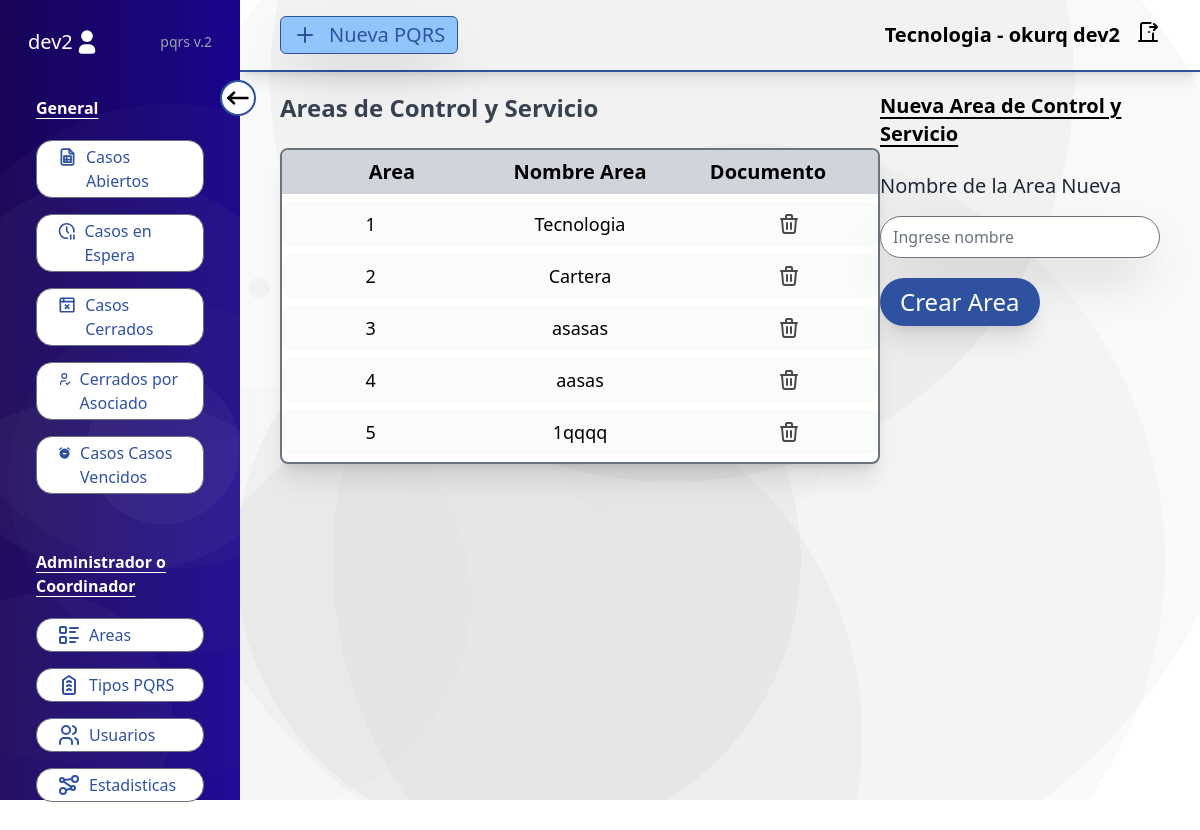
The page /adminUser/ (signed in) on the database its author committed.
### account/models.py (models this page shows, shortened)
class CustumUser(AbstractUser):
    area = models.ForeignKey(Areas, on_delete=models.SET_NULL, null=True, blank=True)
    permissions = models.CharField(choices=TYPES_USERS, max_length=100)

### adminUser/models.py (models this page shows)
class Areas(models.Model):
    name = models.CharField(max_length=30)
    def __str__(self):
        return self.name

### adminUser/views.py (the view)
# urls.py: path('', areasAll, name="areas"),
@login_required
@check_superadmin()
def areasAll(request):
    areas = Areas.objects.all()
    form = AreasForms()
    if request.method == 'POST':
        form = AreasForms(request.POST)
        if form.is_valid():
            form.save()
            return redirect('areas')
    return render(request, 'admin/areas.html', {'areas': areas, 'form': form})

### adminUser/forms.py
class AreasForms(forms.ModelForm):
    class Meta:
        model = Areas
        fields = '__all__'
        labels = {
            'name': 'Nombre de la Area Nueva'
        }
        widgets = {
            'name': forms.TextInput(attrs={
                'class': 'rounded-full shadow-2xl w-full',
                'placeholder': 'Ingrese nombre'
            })
        }

### adminUser/templates/admin/areas.html (shortened to what this page needs)
{% extends "baseUsers.html" %}
{% load static %}
{% block datas %}
    <section class="h-full flex flex-row justify-around">
        <div class="h-full ">
            <div class="top-areas mb-6">
                <h2 class="text-2xl text-gray-700 font-semibold">Areas de Control y Servicio</h2>
            </div>
            <div class="w-[600px] max-h-[100%] border-2 bg-white border-gray-500 overflow-y-auto rounded-lg shadow-xl">
                <ul class="flex flex-row text-xl font-semibold bg-gray-300 px-4 py-2 text-center">
                  <li class="w-1/3">Area</li>
                  <li class="w-1/3">Nombre Area</li>
                  <li class="w-1/3">Documento</li>
                </ul>
                <div class="flex flex-col gap-2 py-2">
                  {% for area in areas %}
                    <ul
                        class="flex flex-row gap-2 py-2 bg-gray-100/40 rounded-lg hover:bg-slate-200
                        transition-colors duration-200 px-2 text-lg">
                        <li class="w-1/3 flex text-center justify-center items-center">{{forloop.counter}}</li>
                        <li class="w-1/2 flex text-center justify-center items-center">{{area.name}}</li>
                        <li class="w-1/3 flex text-center justify-center items-center">
                            <a
                                href="{% url 'deleteArea' area.id %}"
                                onclick="return confirm('Esta seguro de eliminar esta Area?')"
                            >
                            </a>
                        </li>
                    </ul>
                  {% endfor %}
                </div>
            </div>
        </div>
        <div>
            <h2 class="text-xl font-semibold underline underline-offset-4 decoration-2 mb-6">Nueva Area de Control y Servicio</h2>
            <form method="POST" id="area-form">
                {% for field in form %}
                    <div class="flex flex-col justify-center items-start gap-4">
                        <label class="text-gray-800 text-xl" for="{{ field.id_for_label }}">{{ field.label }}</label>
                        {{ field }}
                    </div>
                {% endfor %}
                <button
                    class="bg-cootra hover:scale-105 transition-all duration-200 text-white mt-5 text-2xl px-5 shadow-xl p-2 rounded-full"
                    id="submit-btn"
                    type="submit">
                    Crear Area
                </button>
            </form>
        </div>
    </section>
{% endblock datas %}

### users/templates/baseUsers.html (shortened to what this page needs)
{% extends "base.html" %}
{% load static %}
{% block content %}
<body class="flex w-full h-screen overflow-hidden">
    <aside
      id="aside"
      class="relative w-1/5 bg-backlogin text-white p-4 h-full transition-all duration-200">
      <button id="bt-control" class="absolute -right-4 top-20 bg-white border-2 border-cootra rounded-full transition-all duration-200">
      </button>
        <div id="topper" class="flex flex-row justify-between items-center p-3">
            <div class="flex flex-row justify-center items-center">
                <p class="text-xl text-white">{{ request.user.username }}</p>
            </div>
            <p class="text-sm text-gray-400">pqrs v.2</p>
        </div>
        <div class="h-full overflow-y-scroll scrollbar-hide pb-10">
          <div id="section-1" class="flex flex-col px-5 py-7 overflow-y-auto">
              <p class="text-base text-white font-semibold underline underline-offset-4">General</p>
              <div class="text-base flex flex-col gap-4 mt-5">
                  <a
                    href="{% url 'home' %}"
                    class="flex flex-row justify-start gap-2 px-5 py-1 bg-white text-cootra rounded-2xl hover:scale-105
                    border-[1px] border-gray-500 hover:bg-gray-200 transition-all duration-200">
                      <p>Casos Abiertos</p>
                  </a>
                  <a
                    href="{% url 'waitingpqrs' %}"
                    class="flex flex-row justify-start gap-2 px-5 py-1 bg-white text-cootra rounded-2xl hover:scale-105
                    border-[1px] border-gray-500 hover:bg-gray-200 transition-all duration-200">
                      <p>Casos en Espera</p>
                  </a>
                  <a
                    href="{% url 'closedpqrs' %}"
                    class="flex flex-row justify-start gap-2 px-5 py-1 bg-white text-cootra rounded-2xl hover:scale-105
                    border-[1px] border-gray-500 hover:bg-gray-200 transition-all duration-200">
                      <p>Casos Cerrados</p>
                  </a>
                  <a
                    href="{% url 'closedforuserpqrs' %}"
                    class="flex flex-row justify-start gap-2 px-5 py-1 bg-white text-cootra rounded-2xl hover:scale-105
                    border-[1px] border-gray-500 hover:bg-gray-200 transition-all duration-200">
                      <p>Cerrados por Asociado</p>
                  </a>
                  <a
                    href="{% url 'expiredpqrs' %}"
                    class="flex flex-row justify-start gap-2 px-5 py-1 bg-white text-cootra rounded-2xl hover:scale-105
                    border-[1px] border-gray-500 hover:bg-gray-200 transition-all duration-200">
                      <p>Casos Casos Vencidos</p>
                  </a>
              </div>
          </div>
          {% if request.user.permissions == "superadmin" or request.user.permissions == "coordinador" %}
          <div  id="section-2" class="flex flex-col px-5 py-7">
              <p class="text-base text-white font-semibold underline underline-offset-4">Administrador o Coordinador</p>
              <div class="text-base flex flex-col gap-4 mt-5">
                  {% if request.user.is_staff %}
                  <a
                    href="{% url 'areas' %}"
                    class="flex flex-row justify-start gap-2 px-5 py-1 rounded-2xl bg-white text-cootra
                      border-[1px] border-gray-500 hover:bg-gray-200 hover:scale-105  transition-all duration-200">
                        <p>Areas</p>
                  </a>
                  <a
                    href="{% url 'typesPQRS' %}"
                    class="flex flex-row justify-start gap-2 px-5 py-1 rounded-2xl bg-white text-cootra
                    border-[1px] border-gray-500 hover:bg-gray-200 hover:scale-105  transition-all duration-200">
                    <p>Tipos PQRS</p>
                  </a>
                  <a
                    href="{% url 'users' %}"
                    class="flex flex-row justify-start gap-2 px-5 py-1 rounded-2xl bg-white text-cootra
                    border-[1px] border-gray-500 hover:bg-gray-200 hover:scale-105  transition-all duration-200">
                    <p>Usuarios</p>
                  </a>
                  {% endif %}
                  <a
                    href="{% url 'statistics' %}"
                    class="flex flex-row justify-start gap-2 px-5 py-1 rounded-2xl bg-white text-cootra
                    border-[1px] border-gray-500 hover:bg-gray-200 hover:scale-105  transition-all duration-200">
                      <p>Estadisticas</p>
                  </a>
              </div>
          </div>
          {% endif %}
        </div>
    </aside>
    <main id="main" class="w-4/5 flex flex-col h-screen bg-backpqr transition-all duration-200">
        {% include "header.html" %}
        <div class="px-10 py-5 h-[90%] w-full overflow-auto">
            {% block datas %}
            {% endblock datas %}
        </div>
    </main>
</body>
{% endblock content %}

### users/templates/header.html (shortened to what this page needs)
{% load static %} {% block styles %}
<link rel="stylesheet" type="text/css" href="{% static 'css/header.css' %}" />
{% endblock styles %}
<header class="flex flex-row justify-between items-center px-10 py-4 border-b-2 border-cootra shadow-lg">
  <a
    href="{% url 'createdpqrs' %}"
    class="flex justify-center items-center bg-blue-300 rounded-md
    px-3 py-1 text-xl shadow-2xl gap-3 text-cootra border-[1px] border-cootra
    hover:scale-105 transition-all duration-200"
  >
    {% include "icons/new.html" %} Nueva PQRS
  </a>
  <div class="flex flex-row justify-between items-center gap-4">
    <p class="font-semibold text-xl">
      {% if request.user.area %}
      {{ request.user.area}} -
      {% endif %}okurq
      {{ request.user.username }}</p>
      <form action="{% url 'logout' %}" method="post">
        <button class="exit" type="submit">
        </button>
      </form>
  </div>
</header>

### users/static/css/header.css (style rules this page uses)
header { display: flex; flex-direction: row; justify-content: space-between; align-items: center; padding: 0px 30px; }
.exit { background-color: transparent; border: 0px; cursor: pointer; }

### rows shown on the page
CustumUser: user.username "dev2", user.area "Tecnologia"
Areas: name "Tecnologia"
Areas: name "Cartera"
Areas: name "asasas"
Areas: name "aasas"
Areas: name "1qqqq"

### other values the page prints
{{ field.label }} "Nombre de la Area Nueva"
